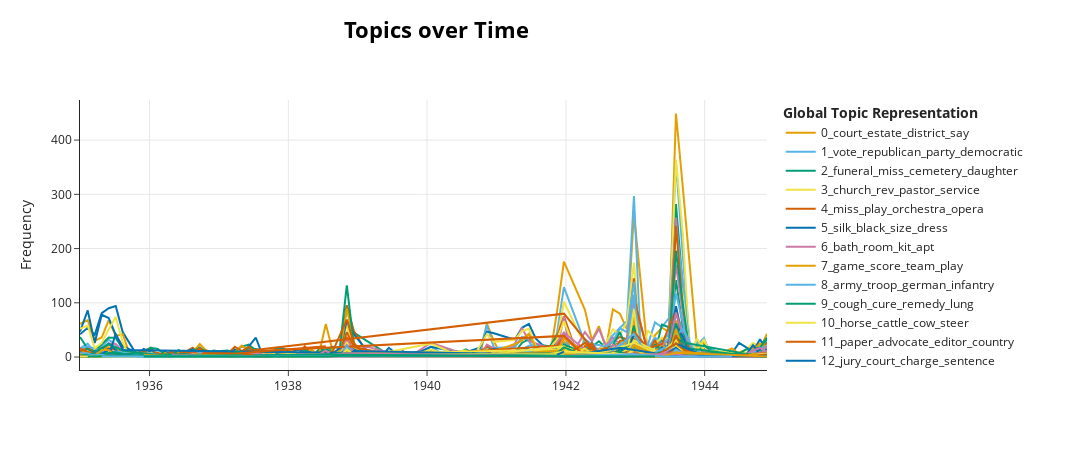

The notebook cell saved with this chart:
### Markdown cell above
This is an incredibly interesting exercise. Let me use this space to let out some of my thoughts.

(1) I thought I would see a lot more topics related to war, considering how much of the 20th century was spent with the United States at war.

(2) The topic for "france_french_paris_germany" spiked in the 1940s, which may have something to do with the advent of World War II.

(3) Because of my choice in subset, I only select articles that are published every 10 years. This excludes many of the articles reporting from World Wars I and II, as well as the Cold War. It's likely that the war-related topics are in the subset I didn't select.

That said, the adaptive choice of which subset to consider would dramatically change my results. If I changed the subset range step size to 5, then we'd have coverage across many of the years currently missing from the analysis. Similarly, if I ran my data specifically on the decade from 1935 - 1945 then we would likely see more articles having to do with war and Europe.

For this reason, I'm importing a more tailored dataset of newspapers from 1935 - 1945 and re-running the analysis on their texts. I'm hoping to see a difference in the topics identified by the algorithm.

### Code cell
interesting_model = BERTopic(embedding_model=config.EMBEDDING_MODEL,
                       vectorizer_model = vectorizer,
                       calculate_probabilities = False,
                       nr_topics = config.TOPIC_COUNT)
interesting_topics, probabilities = interesting_model.fit_transform(interesting_data["article"])
topics_over_time = interesting_model.topics_over_time(docs = interesting_data["article"], 
                                                topics = interesting_topics,
                                                timestamps = interesting_data["date"],
                                                nr_bins = config.TIME_BINS)
topic_model.visualize_topics_over_time(topics_over_time)
